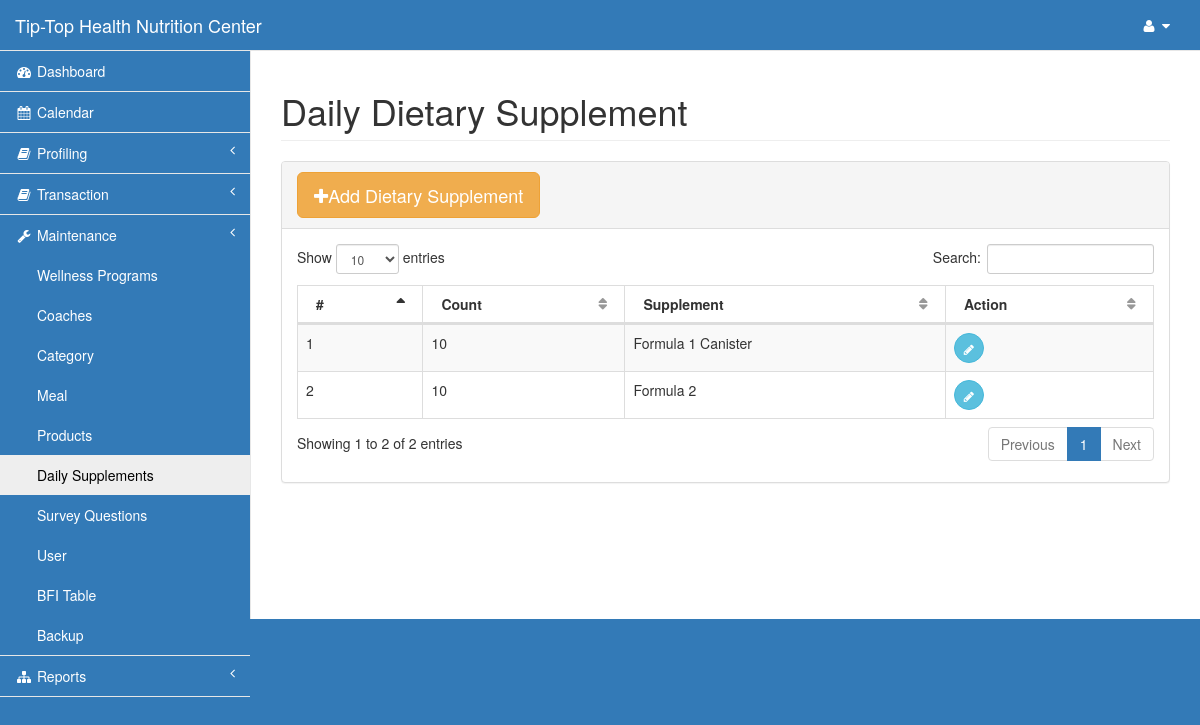
Before: /admin/supplements.php (signed in) with the older database file.
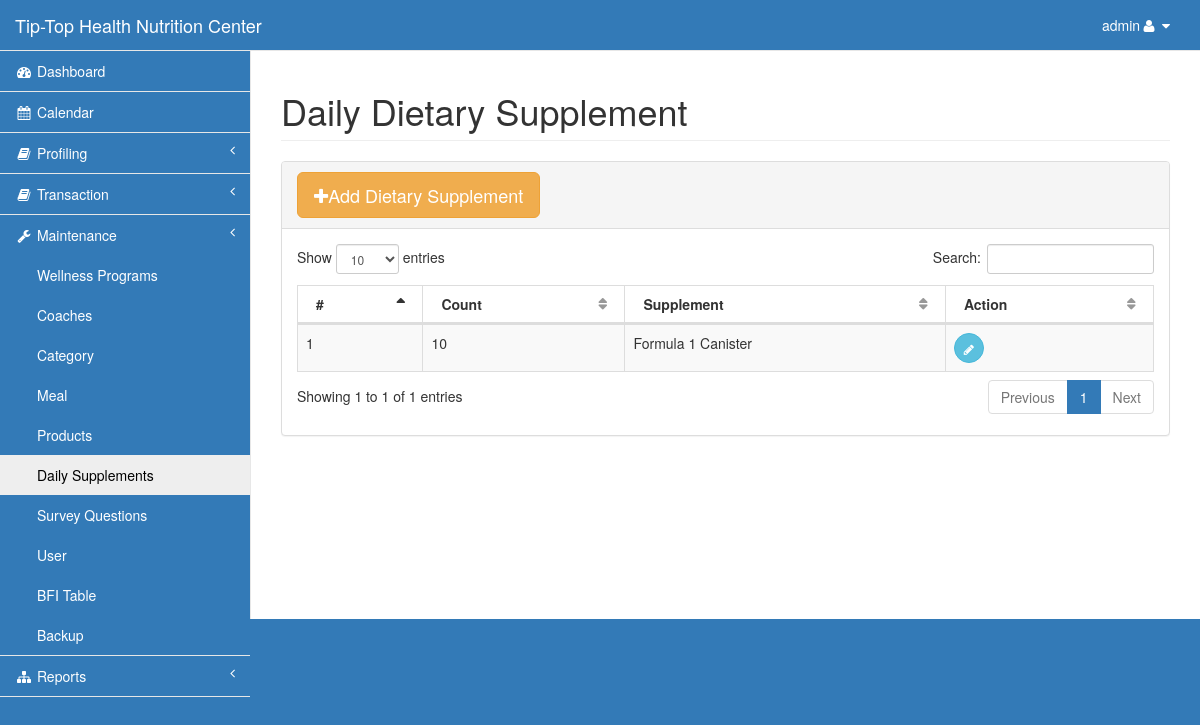
After: the same page with the newer database file.
### tables this page shows
CREATE TABLE `supplement` (
  `sup_id` int(11) NOT NULL,
  `prod_id` int(11) NOT NULL,
  `sup_count` int(11) NOT NULL
);

CREATE TABLE `product` (
  `prod_id` int(11) NOT NULL,
  `prod_name` varchar(30) NOT NULL,
  `vol_pts` int(11) NOT NULL,
  `c` int(11) NOT NULL,
  `sc` int(11) NOT NULL,
  `sb` int(11) NOT NULL,
  `supv` int(11) NOT NULL,
  `retail` int(11) NOT NULL,
  `profitc` int(11) NOT NULL,
  `profitsc` int(11) NOT NULL,
  `profitsb` int(11) NOT NULL,
  `profitsupv` int(11) NOT NULL,
  `qty` int(11) NOT NULL,
  `reorder` int(11) NOT NULL,
  `cat_id` int(11) NOT NULL
);

### admin/supplements.php (the view, shortened to what the changed rows need)
<?php include('session.php');?>
<!DOCTYPE html>
<html lang="en">
<head>
    <?php include('css.php');?>
</head>
<body>
    <div id="wrapper">
        <?php include('nav.php');?>
        <div id="page-wrapper">
            <div class="row">
                <div class="col-lg-12">
                    <h1 class="page-header">Daily Dietary Supplement</h1>
                </div>
            </div>
            <div class="row">
                <div class="col-lg-12">
                    <div class="panel panel-default">
                        <div class="panel-heading">
                            <button type="button" class="btn btn-warning btn-lg" data-toggle="modal" data-target="#myModal"><i class="fa fa-plus"></i>Add Dietary Supplement</button>
                        </div>
                        <div class="panel-body">
                            <table width="100%" class="table table-striped table-bordered table-hover" id="dataTables-example">
                                <thead>
                                    <tr>
                                        <th>#</th>
                                        <th>Count</th>
                                        <th>Supplement</th>
                                        <th>Action</th>
                                    </tr>
                                </thead>
                                <tbody>
<?php
        $query=mysqli_query($con,"select * from supplement natural join product")or die(mysqli_error($con));
            $i=1;
          while ($row=mysqli_fetch_array($query)){
            $id=$row['sup_id'];
?>
                                    <tr class="odd gradeX">
                                        <td class="center"><?php echo $i;?></td>
                                        <td><?php echo $row['sup_count'];?></td>
                                        <td><?php echo $row['prod_name'];?></td>
                                        <td>
                                            <a href="" class="btn btn-info btn-circle" data-toggle="modal" data-target="#edit<?php echo $id;?>"><i class="fa fa-pencil"></i></a>
                                        </td>
                                    </tr>
<?php $i++;}?>
                                </tbody>
                            </table>
                    </div>
                </div>
            </div>
        </div>
    </div>
</body>
</html>

### admin/nav.php (shortened to what the changed rows need)
<nav class="navbar navbar-default navbar-static-top" role="navigation" style="margin-bottom: 0;background-color: #337ab7;">
            <ul class="nav navbar-top-links navbar-right">
                <li class="dropdown">
                    <a class="dropdown-toggle" data-toggle="dropdown" href="#">
                        <?php echo $_SESSION['type'];?><i class="fa fa-user fa-fw"></i> <i class="fa fa-caret-down"></i>
                    </a>
                </li>
            </ul>
        </nav>

Changed rows visible on the page:
removed supplement: sup_count "10", prod.prod_name "Formula 2"
Other visible differences:
$_SESSION['type']: (not shown) → "admin"
text written by a page script: "Show entries Search: Showing 1 to 2 of 2 entries Previous 1 Next" → "Show entries Search: Showing 1 to 1 of 1 entries Previous 1 Next"
